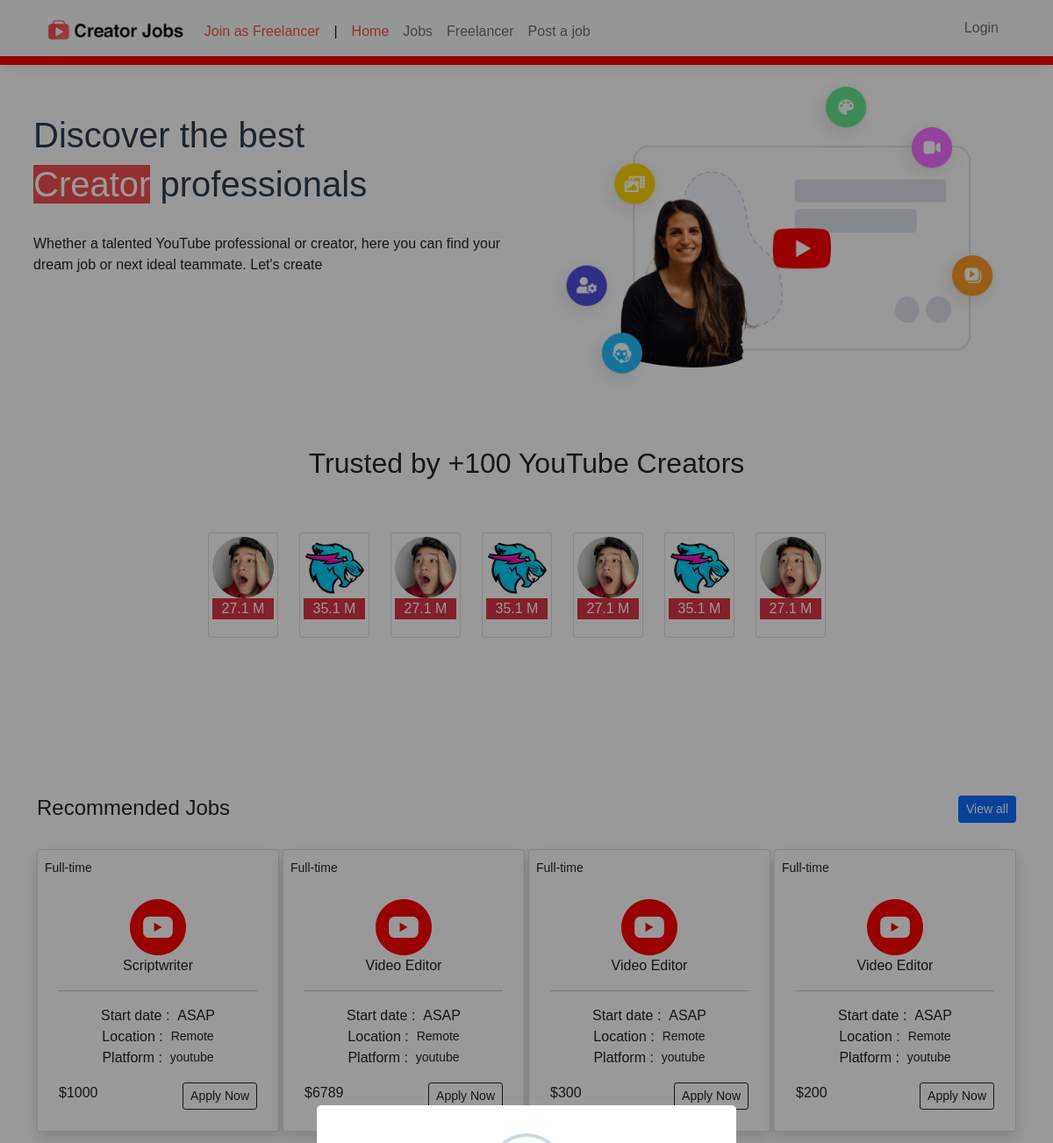
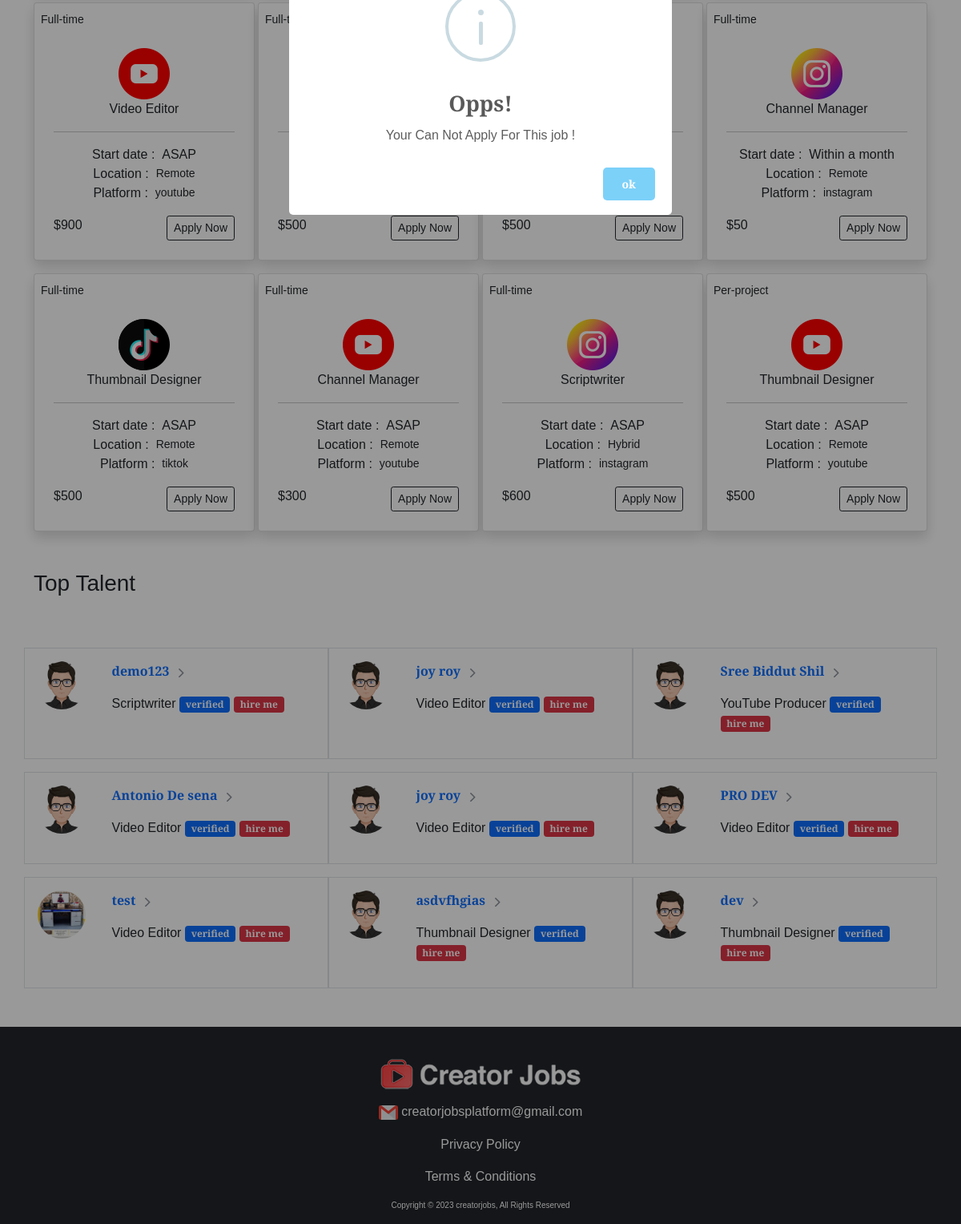
Page /home?error on the committed database (2 pictures, top to bottom).
### tables this page shows
CREATE TABLE `jobs` (
  `id` int(255) NOT NULL,
  `user_id` int(255) NOT NULL,
  `position` varchar(100) NOT NULL,
  `start` varchar(200) NOT NULL,
  `job_type` varchar(200) NOT NULL,
  `platform` varchar(200) NOT NULL,
  `location` varchar(200) NOT NULL,
  `about_job` varchar(2000) NOT NULL,
  `ideal_candidate` varchar(2000) NOT NULL,
  `job_requirements` varchar(2000) NOT NULL,
  `user_name` varchar(255) NOT NULL,
  `user_email` varchar(255) NOT NULL,
  `user_avatar` varchar(255) NOT NULL,
  `post_date` varchar(255) NOT NULL,
  `price` varchar(255) NOT NULL
);

CREATE TABLE `users` (
  `id` int(255) NOT NULL,
  `name` varchar(255) NOT NULL,
  `email` varchar(255) NOT NULL,
  `want` varchar(255) NOT NULL,
  `experince` varchar(255) NOT NULL,
  `country` varchar(255) NOT NULL,
  `password` varchar(255) NOT NULL,
  `cookie` varchar(255) NOT NULL,
  `date` varchar(255) NOT NULL,
  `avatar` varchar(255) NOT NULL,
  `phone` varchar(255) NOT NULL,
  `address` varchar(500) NOT NULL,
  `about` varchar(1000) NOT NULL,
  `blance` int(255) NOT NULL
);

### home.php (the view, shortened to what this page needs)
<?php include_once("header.php");?>
<div style="text-align: center;
    margin: 0px 0px;
    background: red;
    padding: 5px;
    color: white;
    font-weight: bold;">
?>  </div>
<div class="container">
	<div class="row">
		<div class="col-md-6 mt-5 p-2 section wow slideInLeft">
			<h1>Discover the best</h1>
			<h1><span style="background: #f54e50;color: white;">Creator</span> professionals</h1>
			<br>
			<p>Whether a talented YouTube professional or creator, here you
can find your dream job or next ideal teammate. Let's create</p>
<br>
		</div>
		<div class="col-md-6 section wow slideInRight">
			<img src="img/img.png" class="img-fluid">
		</div>
	</div>
</div>
<br><br>
<div class="container" style="height:350px">
	<h2 class="text-center text-dark">Trusted by +100 YouTube Creators</h2>
    <div class="container" style="width:750px">
  <section class="regular slider">
    <div>
     <div class="card" style="width: 5rem;padding: 4px;">
    <img class="card-img-top rounded-circle" src="img/1.jpg" alt="Card image cap">
    <p class="text-center text-white bg-danger">27.1 M</p>
    </div>
    </div>
    <div>
     <div class="card" style="width: 5rem;padding: 4px;">
    <img class="card-img-top rounded-circle" src="img/2.jpg" alt="Card image cap">
    <p class="text-center text-white bg-danger">35.1 M</p>
    </div>
    </div>
        <div>
     <div class="card" style="width: 5rem;padding: 4px;">
    <img class="card-img-top rounded-circle" src="img/1.jpg" alt="Card image cap">
    <p class="text-center text-white bg-danger">27.1 M</p>
    </div>
    </div>
        <div>
     <div class="card" style="width: 5rem;padding: 4px;">
    <img class="card-img-top rounded-circle" src="img/2.jpg" alt="Card image cap">
    <p class="text-center text-white bg-danger">35.1 M</p>
    </div>
    </div>
    <div>
     <div class="card" style="width: 5rem;padding: 4px;">
    <img class="card-img-top rounded-circle" src="img/1.jpg" alt="Card image cap">
    <p class="text-center text-white bg-danger">27.1 M</p>
    </div>
    </div>
        <div>
     <div class="card" style="width: 5rem;padding: 4px;">
    <img class="card-img-top rounded-circle" src="img/2.jpg" alt="Card image cap">
    <p class="text-center text-white bg-danger">35.1 M</p>
    </div>
    </div>
    <div>
     <div class="card" style="width: 5rem;padding: 4px;">
    <img class="card-img-top rounded-circle" src="img/1.jpg" alt="Card image cap">
    <p class="text-center text-white bg-danger">27.1 M</p>
    </div>
    </div>
  </section>
</div>
</div>
<div class="container mt-5">
    <div class="d-flex justify-content-between">
        <h4>Recommended Jobs</h4>
        <a href="jobs"><button class="btn btn-primary btn-sm ">View all</button></a>
    </div>
    <div class="row mt-2 g-1">
<?php
include_once("config.php");
$selectjobs= "SELECT * FROM `jobs` ORDER BY `id` DESC  LIMIT 12";
$runjobs = mysqli_query($conn,$selectjobs);
if ($runjobs == true) {
while ($alldata = mysqli_fetch_array($runjobs )) {
   $jobid= $alldata["id"];
   $user_id= $alldata["user_id"];
   $position= $alldata["position"];
   $start= $alldata["start"];
   $job_type= $alldata["job_type"];
   $platform= $alldata["platform"];
   $location= $alldata["location"];
   $price= $alldata["price"];
?>
        <div class="col-md-3 mt-3">
            <div class="card p-2 shadow">
                <div class="text-right"> <small><?php echo $job_type;?></small> </div>
                <div class="text-center mt-2 p-3"> <img src="img/<?php echo $platform;?>.png"  /> <span class="d-block font-weight-bold"><?php echo $position ;?></span>
                    <hr> <span>Start date : &nbsp;<?php echo $start ;?></span>
                    <div class="d-flex flex-row align-items-center justify-content-center">Location : &nbsp;<small class="ml-1"> <?php echo$location ;?></small> </div>
                    <div class="d-flex flex-row align-items-center justify-content-center">Platform : &nbsp;<small class="ml-1"> <?php echo$platform ;?></small> </div>
                    <div class="d-flex justify-content-between mt-3"> <span>$<?php echo $price; ?></span>
                    <a href="seejobs?id=<?php echo $jobid;?>&user_id=<?php echo $user_id ;?>" ><button class="btn btn-sm btn-outline-dark">Apply Now</button> </a>
                    </div>
                </div>
            </div>
        </div>
<?php
}
}?>
    </div>
</div>
<div class="container mt-5">
    <h3>Top Talent</h3>
</div>
<div class="container mt-5">
    <div class="row">
<?php
$selectjobs= "SELECT * FROM `users` WHERE `want`='0' ORDER BY `id`  DESC LIMIT 9";
$runjobs = mysqli_query($conn,$selectjobs);
if ($runjobs == true) {
while ($alldata = mysqli_fetch_array($runjobs )) {
   $talent_id= $alldata["id"];
   $talentname= $alldata["name"];
   $talentavatar= $alldata["avatar"];
   $talentexperince= $alldata["experince"];
?>
        <div class="col-md-4 border p-3 mt-3">
            <div class="row ">
               <div class="col-3">
                    <img src="img/<?php echo $talentavatar;?>" class="rounded-circle" width="60px" height="60px">
                </div>
                <div class="col">
                <a href="talent-see?id=<?php echo $talent_id;?>" class="text-decoration-none">  <p><b><?php echo $talentname;?></b> <img src="img/arrow.png" width="20px"></p></a>
                    <p><?php echo $talentexperince;?> <span class="badge bg-primary">verified</span> <span class="badge bg-danger">hire me</span></p>
                </div>
            </div>
        </div>
<?php
}}
?>
    </div>
</div>
<?php include_once("footer.php"); ?>

### css/style.css (style rules this page uses)
* { margin: 0; padding: 0; box-sizing: border-box; font-family: 'Merriweather Sans', sans-serif; }

### css/site.css (style rules this page uses)
h1 { font-size: 72px; line-height: 1.5; color: #2c3e50; font-weight: 100; }
section { height: 300px; margin: 60px 0; }

### rows in the picture
jobs: job_type "Full-time", platform (picture), position "Scriptwriter", start "ASAP", location "Remote", platform "youtube", price "1000"
jobs: job_type "Full-time", platform (picture), position "Video Editor", start "ASAP", location "Remote", platform "youtube", price "6789"
jobs: job_type "Full-time", platform (picture), position "Video Editor", start "ASAP", location "Remote", platform "youtube", price "300"
jobs: job_type "Full-time", platform (picture), position "Video Editor", start "ASAP", location "Remote", platform "youtube", price "200"
jobs: job_type "Full-time", platform (picture), position "Video Editor", start "ASAP", location "Remote", platform "youtube", price "900"
jobs: job_type "Full-time", price "500"
jobs: price "500"
jobs: job_type "Full-time", platform (picture), position "Channel Manager", start "Within a month", location "Remote", platform "instagram", price "50"
jobs: job_type "Full-time", platform (picture), position "Thumbnail Designer", start "ASAP", location "Remote", platform "tiktok", price "500"
jobs: job_type "Full-time", platform (picture), position "Channel Manager", start "ASAP", location "Remote", platform "youtube", price "300"
jobs: job_type "Full-time", platform (picture), position "Scriptwriter", start "ASAP", location "Hybrid", platform "instagram", price "600"
jobs: job_type "Per-project", platform (picture), position "Thumbnail Designer", start "ASAP", location "Remote", platform "youtube", price "500"
users: avatar (placeholder picture), name "demo123", experince "Scriptwriter"
users: avatar (placeholder picture), name "joy roy", experince "Video Editor"
users: avatar (placeholder picture), name "Sree Biddut Shil", experince "YouTube Producer"
users: avatar (placeholder picture), name "Antonio De sena", experince "Video Editor"
users: avatar (placeholder picture), name "joy roy", experince "Video Editor"
users: avatar (placeholder picture), name "PRO DEV", experince "Video Editor"
users: avatar (picture), name "test", experince "Video Editor"
users: avatar (placeholder picture), name "asdvfhgias", experince "Thumbnail Designer"
users: avatar (placeholder picture), name "dev", experince "Thumbnail Designer"
